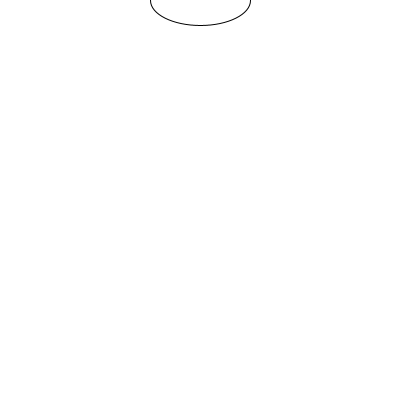
Frame 1 (no input)
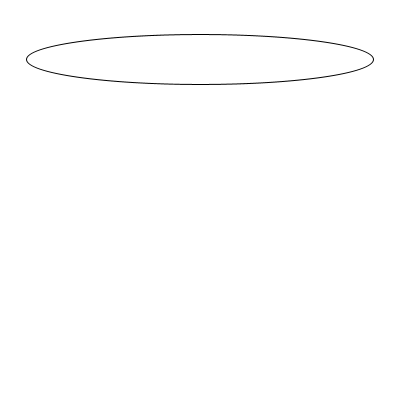
Frame 60 (the mouse pressed at the canvas centre just before this capture)
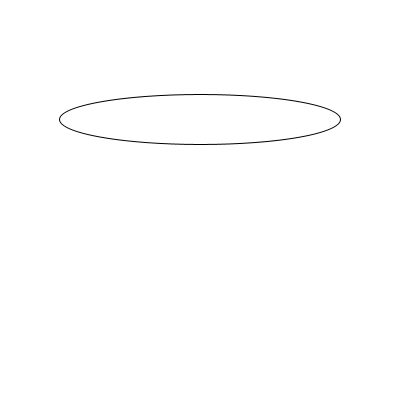
Frame 120 (the mouse held since frame 60 and released just before this capture)

The Processing sketch that drew these frames (run headless with seeded random() and noise(); from frame 60 on, the mouse is pressed at the canvas centre):

// Processing sketch: Ejemplo_Clase7_DRQ
// ── Ejemplo_Clase7_DRQ.pde
//EJERCICIO 0 = Funciones
float w = 100;
float PosY = 0;

void setup() {
size(400, 400);

}

void draw() {
 background(255);
 drawEllipse(200, PosY, w, 50);
//el escope en el bloque es el if
if (PosY > width){
PosY = 0;
}
// Funcionamiento de una variable global en la local
 PosY++;
 w=random(width);
}
//Crear función
void drawEllipse(float x, float y, float w, float h) { 
  
ellipse(x, y, w, h);
  
//}

//EJ: 2 Importancia de las variables locales y globales; Importancia de diferenciar los nombres

//SCOPE = el alcanze de la variable
//float globalX = 400;

//void setup(){
// size(800, 800);
 
}

//void draw() {
// background(255);
// float localX = 100;
// ellipse(globalX, 400, 50, sizeY);
// ellipse(localX, 400, 50, 50);
